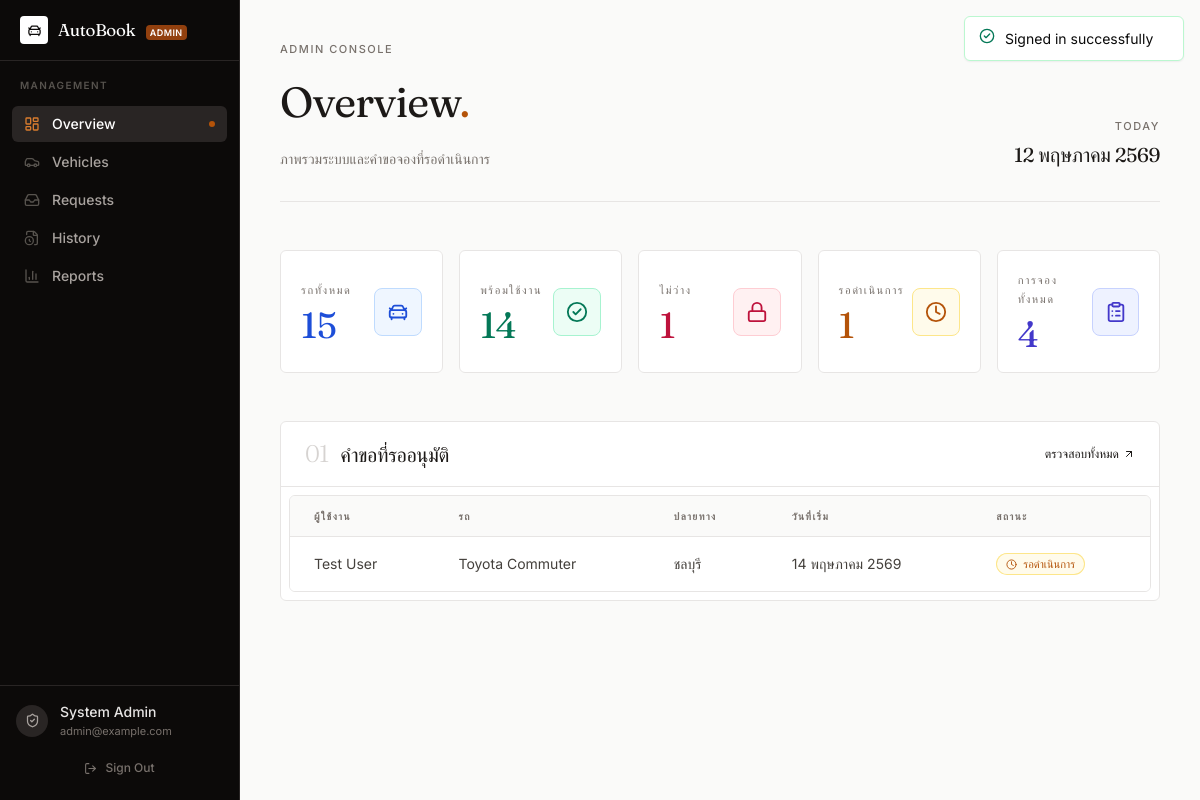
Page /admin/dashboard.php (signed in) on the committed database.
### tables this page shows
CREATE TABLE `users` (
  `id`         INT UNSIGNED NOT NULL AUTO_INCREMENT,
  `name`       VARCHAR(120)  NOT NULL,
  `email`      VARCHAR(160)  NOT NULL,
  `password`   VARCHAR(255)  NOT NULL,
  `role`       ENUM('admin','user') NOT NULL DEFAULT 'user',
  `phone`      VARCHAR(30)   DEFAULT NULL,
  `created_at` TIMESTAMP     NOT NULL DEFAULT CURRENT_TIMESTAMP,
  `updated_at` TIMESTAMP     NOT NULL DEFAULT CURRENT_TIMESTAMP ON UPDATE CURRENT_TIMESTAMP,
  PRIMARY KEY (`id`),
  UNIQUE KEY `uniq_users_email` (`email`)
);

CREATE TABLE `bookings` (
  `id`          INT UNSIGNED NOT NULL AUTO_INCREMENT,
  `user_id`     INT UNSIGNED NOT NULL,
  `car_id`      INT UNSIGNED NOT NULL,
  `start_date`  DATE         NOT NULL,
  `end_date`    DATE         NOT NULL,
  `destination` VARCHAR(255) NOT NULL,
  `reason`      TEXT         NOT NULL,
  `phone`       VARCHAR(30)  NOT NULL,
  `status`      ENUM('pending','approved','rejected','completed') NOT NULL DEFAULT 'pending',
  `admin_note`  TEXT         DEFAULT NULL,
  `created_at`  TIMESTAMP    NOT NULL DEFAULT CURRENT_TIMESTAMP,
  `updated_at`  TIMESTAMP    NOT NULL DEFAULT CURRENT_TIMESTAMP ON UPDATE CURRENT_TIMESTAMP,
  PRIMARY KEY (`id`),
  KEY `idx_bookings_user`   (`user_id`),
  KEY `idx_bookings_car`    (`car_id`),
  KEY `idx_bookings_status` (`status`),
  CONSTRAINT `fk_bookings_user` FOREIGN KEY (`user_id`) REFERENCES `users` (`id`) ON DELETE CASCADE,
  CONSTRAINT `fk_bookings_car`  FOREIGN KEY (`car_id`)  REFERENCES `cars`  (`id`) ON DELETE CASCADE
);

CREATE TABLE `cars` (
  `id`            INT UNSIGNED NOT NULL AUTO_INCREMENT,
  `name`          VARCHAR(120) NOT NULL,
  `license_plate` VARCHAR(40)  NOT NULL,
  `type`          VARCHAR(40)  NOT NULL,
  `seats`         SMALLINT UNSIGNED NOT NULL DEFAULT 4,
  `description`   TEXT         DEFAULT NULL,
  `image`         VARCHAR(255) DEFAULT NULL,
  `status`        ENUM('available','booked') NOT NULL DEFAULT 'available',
  `created_at`    TIMESTAMP    NOT NULL DEFAULT CURRENT_TIMESTAMP,
  `updated_at`    TIMESTAMP    NOT NULL DEFAULT CURRENT_TIMESTAMP ON UPDATE CURRENT_TIMESTAMP,
  PRIMARY KEY (`id`),
  UNIQUE KEY `uniq_cars_license` (`license_plate`)
);

### includes/db.php (called while the page is built, shortened)
<?php
function url(string $path = ''): string
{
    $path = '/' . ltrim($path, '/');
    return rtrim(BASE_URL, '/') . $path;
}
function e($value): string
{
    return htmlspecialchars((string) ($value ?? ''), ENT_QUOTES, 'UTF-8');
}

### includes/auth.php (called while the page is built, shortened)
<?php
require_once __DIR__ . '/db.php';
require_once __DIR__ . '/helpers.php';
function current_user(): ?array
{
    static $cache = null;
    if ($cache !== null) return $cache;
    global $pdo;
    $stmt = $pdo->prepare('SELECT id, name, email, role, phone FROM users WHERE id = ? LIMIT 1');
    $stmt->execute([$_SESSION['user_id']]);
    $row = $stmt->fetch();
    return $cache = $row;
}
function is_logged_in(): bool
{
    return current_user() !== null;
}
function require_login(): void
{
    if (!is_logged_in()) {
        header('Location: ' . url('/auth/login.php'));
        exit;
    }
}
function require_admin(): void
{
    require_login();
}

### admin/dashboard.php (the view, shortened to what this page needs)
<?php
$currentPage = 'overview';
require __DIR__ . '/_layout_start.php';
$stats = [
    'totalCars'       => (int) $pdo->query('SELECT COUNT(*) FROM cars')->fetchColumn(),
    'availableCars'   => (int) $pdo->query("SELECT COUNT(*) FROM cars WHERE status='available'")->fetchColumn(),
    'bookedCars'      => (int) $pdo->query("SELECT COUNT(*) FROM cars WHERE status='booked'")->fetchColumn(),
    'pendingRequests' => (int) $pdo->query("SELECT COUNT(*) FROM bookings WHERE status='pending'")->fetchColumn(),
    'totalBookings'   => (int) $pdo->query('SELECT COUNT(*) FROM bookings')->fetchColumn(),
];
$pending = $pdo->query("
    SELECT b.*, u.name AS user_name, c.name AS car_name
    FROM bookings b
    JOIN users u ON u.id = b.user_id
    JOIN cars  c ON c.id = b.car_id
    WHERE b.status='pending'
    ORDER BY b.created_at DESC
    LIMIT 5
")->fetchAll();
$today = thai_date(date('Y-m-d'));
function stats_card($title, $value, $icon, $tone) {
    $TONE = [
        'blue'    => ['icon' => 'bg-blue-50 text-blue-700 border-blue-200',         'val' => 'text-blue-700'],
        'emerald' => ['icon' => 'bg-emerald-50 text-emerald-700 border-emerald-200', 'val' => 'text-emerald-700'],
        'rose'    => ['icon' => 'bg-rose-50 text-rose-700 border-rose-200',         'val' => 'text-rose-700'],
        'amber'   => ['icon' => 'bg-amber-50 text-amber-700 border-amber-200',      'val' => 'text-amber-700'],
        'indigo'  => ['icon' => 'bg-indigo-50 text-indigo-700 border-indigo-200',   'val' => 'text-indigo-700'],
        'slate'   => ['icon' => 'bg-slate-100 text-slate-700 border-slate-200',     'val' => 'text-slate-700'],
    ];
    $t = $TONE[$tone] ?? $TONE['slate'];
    ?>
    <div class="surface flex items-center justify-between p-5 transition-shadow hover:shadow-md card-hover">
      <div>
        <p class="eyebrow mb-2"><?= e($title) ?></p>
        <p class="display-serif text-4xl leading-none <?= $t['val'] ?>"><?= e((string) $value) ?></p>
      </div>
      <div class="flex h-12 w-12 items-center justify-center rounded-lg border <?= $t['icon'] ?>">
        <i data-lucide="<?= e($icon) ?>" style="width:22px;height:22px"></i>
      </div>
    </div>
    <?php
}
?>
<div class="space-y-12">
  <header class="border-b border-stone-200 pb-8">
    <div class="flex flex-wrap items-end justify-between gap-6">
      <div>
        <p class="eyebrow">Admin Console</p>
        <h1 class="display-serif mt-2.5 text-[42px] leading-[0.95] text-stone-900">
          Overview<span class="text-copper-500">.</span>
        </h1>
        <p class="mt-3 max-w-xl text-sm text-stone-500">ภาพรวมระบบและคำขอจองที่รอดำเนินการ</p>
      </div>
      <div class="text-right">
        <p class="eyebrow">Today</p>
        <p class="display-serif mt-1.5 text-xl text-stone-900"><?= e($today['long']) ?></p>
      </div>
    </div>
  </header>
  <section>
    <div class="grid grid-cols-1 gap-4 sm:grid-cols-2 lg:grid-cols-5">
      <?php stats_card('รถทั้งหมด',      $stats['totalCars'],       'car-front',    'blue');    ?>
    </div>
  </section>
  <section class="surface">
    <header class="flex items-center justify-between border-b border-stone-200 px-6 py-4">
      <div class="flex items-baseline gap-3">
        <span class="section-number text-2xl text-stone-300">01</span>
        <h2 class="display-serif text-[20px] leading-none text-stone-900">คำขอที่รออนุมัติ</h2>
      </div>
      <a href="<?= e(url('/admin/requests.php')) ?>" class="group inline-flex items-center gap-1 text-xs font-medium text-stone-900">
        ตรวจสอบทั้งหมด
        <i data-lucide="arrow-up-right" class="transition-transform duration-300 group-hover:-translate-y-0.5 group-hover:translate-x-0.5" style="width:12px;height:12px"></i>
      </a>
    </header>
    <div class="p-2">
      <?php if (empty($pending)): ?>
        <div class="flex h-64 flex-col items-center justify-center text-center">
          <div class="mb-3 flex h-14 w-14 items-center justify-center rounded-full bg-slate-100 text-slate-400 ring-1 ring-slate-200">
            <i data-lucide="folder-search" style="width:26px;height:26px;stroke-width:1.5"></i>
          </div>
          <p class="text-sm font-medium text-slate-600">ไม่มีข้อมูลที่จะแสดง</p>
        </div>
      <?php else: ?>
        <div class="overflow-x-auto rounded-md border border-stone-200">
          <table class="min-w-full divide-y divide-stone-200">
            <thead class="bg-stone-50">
              <tr>
                <?php foreach (['ผู้ใช้งาน','รถ','ปลายทาง','วันที่เริ่ม','สถานะ'] as $h): ?>
                  <th class="whitespace-nowrap px-6 py-3 text-left text-[10px] font-semibold uppercase tracking-[0.14em] text-stone-500"><?= e($h) ?></th>
                <?php endforeach; ?>
              </tr>
            </thead>
            <tbody class="divide-y divide-stone-100 bg-white">
              <?php foreach ($pending as $b):
                $sd = thai_date($b['start_date']);
              ?>
                <tr class="transition-colors duration-150 hover:bg-stone-50">
                  <td class="whitespace-nowrap px-6 py-4 text-sm text-stone-700"><?= e($b['user_name']) ?></td>
                  <td class="whitespace-nowrap px-6 py-4 text-sm text-stone-700"><?= e($b['car_name']) ?></td>
                  <td class="whitespace-nowrap px-6 py-4 text-sm text-stone-700"><?= e($b['destination']) ?></td>
                  <td class="whitespace-nowrap px-6 py-4 text-sm text-stone-700"><?= e($sd['long']) ?></td>
                  <td class="whitespace-nowrap px-6 py-4 text-sm"><?= status_badge($b['status']) ?></td>
                </tr>
              <?php endforeach; ?>
            </tbody>
          </table>
        </div>
      <?php endif; ?>
    </div>
  </section>
</div>
<?php require __DIR__ . '/_layout_end.php'; ?>

### includes/sidebar.php (shortened to what this page needs)
<?php
$user        = $user        ?? current_user();
$currentPage = $currentPage ?? '';
$navigation = [
    ['name' => 'Overview',  'href' => url('/admin/dashboard.php'), 'icon' => 'layout-dashboard', 'key' => 'overview'],
    ['name' => 'Vehicles',  'href' => url('/admin/cars.php'),      'icon' => 'car',              'key' => 'cars'],
    ['name' => 'Requests',  'href' => url('/admin/requests.php'),  'icon' => 'inbox',            'key' => 'requests'],
    ['name' => 'History',   'href' => url('/admin/bookings.php'),  'icon' => 'file-clock',       'key' => 'history'],
    ['name' => 'Reports',   'href' => url('/admin/reports.php'),   'icon' => 'bar-chart-3',      'key' => 'reports'],
];
?>
<aside class="flex w-60 flex-col border-r border-stone-800 bg-stone-950 min-h-screen">
  <div class="flex items-center gap-2.5 border-b border-stone-800 px-5 py-4">
    <span class="flex h-7 w-7 items-center justify-center rounded bg-white text-stone-950">
      <i data-lucide="car-front" style="width:15px;height:15px"></i>
    </span>
    <div>
      <span class="display-serif text-[17px] leading-none text-white">AutoBook</span>
      <span class="ml-1.5 rounded px-1 py-0.5 text-[9px] font-semibold uppercase tracking-wider bg-copper-600 text-white">Admin</span>
    </div>
  </div>
  <nav class="flex-1 overflow-y-auto px-3 py-4 space-y-0.5">
    <p class="mb-3 px-2 text-[10px] font-semibold uppercase tracking-[0.14em] text-stone-600">Management</p>
    <?php foreach ($navigation as $item):
      $active = ($currentPage === $item['key']);
      $linkCls = $active
        ? 'bg-stone-800 text-white'
        : 'text-stone-400 hover:bg-stone-900 hover:text-stone-200';
      $iconCls = $active ? 'text-copper-400' : 'text-stone-600 group-hover:text-stone-400';
    ?>
      <a href="<?= e($item['href']) ?>"
         class="group flex items-center gap-3 rounded-md px-3 py-2 text-sm font-medium transition-colors <?= $linkCls ?>">
        <i data-lucide="<?= e($item['icon']) ?>" class="flex-shrink-0 <?= $iconCls ?>" style="width:16px;height:16px"></i>
        <?= e($item['name']) ?>
        <?php if ($active): ?>
          <span class="ml-auto h-1.5 w-1.5 rounded-full bg-copper-500"></span>
        <?php endif; ?>
      </a>
    <?php endforeach; ?>
  </nav>
  <div class="border-t border-stone-800 p-4">
    <div class="mb-3 flex items-center gap-3">
      <span class="flex h-8 w-8 flex-shrink-0 items-center justify-center rounded-full bg-stone-800 text-stone-400">
        <i data-lucide="shield-check" style="width:15px;height:15px"></i>
      </span>
      <div class="min-w-0">
        <p class="truncate text-sm font-medium text-stone-200"><?= e($user['name'] ?? 'Administrator') ?></p>
        <p class="truncate text-[11px] text-stone-500"><?= e($user['email'] ?? '') ?></p>
      </div>
    </div>
    <form method="post" action="<?= e(url('/auth/logout.php')) ?>">
      <button type="submit"
              class="flex w-full items-center justify-center gap-2 rounded-md px-3 py-2 text-xs font-medium text-stone-500 transition-colors hover:bg-stone-900 hover:text-stone-300">
        <i data-lucide="log-out" style="width:13px;height:13px"></i>
        Sign Out
      </button>
    </form>
  </div>
</aside>

### includes/helpers.php (shortened to what this page needs)
<?php
function status_badge(string $status): string
{
    $status = strtolower($status);
    $style  = STATUS_STYLES[$status] ?? STATUS_STYLES['completed'];
    $label  = STATUS_LABELS[$status] ?? $status;
    $icon   = STATUS_ICONS[$status]  ?? 'circle';
    return '<span class="inline-flex items-center rounded-full px-2.5 py-0.5 text-[11px] font-medium ring-1 ring-inset ' . $style . '">'
         . '<i data-lucide="' . $icon . '" class="mr-1.5 flex-shrink-0" style="width:11px;height:11px"></i>'
         . e($label)
         . '</span>';
}
function thai_date(string $dbDate): array
{
    $ts = strtotime($dbDate);
    $d = (int) date('j', $ts);
    $m = (int) date('n', $ts);
    $y = (int) date('Y', $ts) + 543;
    return [
        'day'   => (string) $d,
        'month' => THAI_MONTHS[$m],
        'year'  => (string) $y,
        'date'  => $d . ' ' . THAI_MONTHS[$m],
        'long'  => $d . ' ' . THAI_MONTHS_LONG[$m] . ' ' . $y,
    ];
}

### assets/css/style.css (style rules this page uses)
html { text-rendering: optimizeLegibility; -webkit-font-smoothing: antialiased; }
body { font-feature-settings: "cv11", "ss01"; }
:lang(th), [lang="th"] { line-height: 1.65; }
.surface { background: #fff; border: 1px solid #e7e5e4; border-radius: 0.375rem; }
.eyebrow { font-size: 11px; font-weight: 500; text-transform: uppercase; letter-spacing: 0.14em; color: #78716c; }
.display-serif { font-family: 'Fraunces', 'Sarabun', Georgia, serif; font-feature-settings: "ss01"; font-optical-sizing: auto; letter-spacing: -0.02em; }
.section-number { font-family: 'Fraunces', 'Sarabun', Georgia, serif; font-feature-settings: "tnum"; font-variant-numeric: tabular-nums lining-nums; font-weight: 300; letter-spacing: -0.04em; line-height: 1; }
.card-hover { transition: transform 0.4s cubic-bezier(0.16, 1, 0.3, 1), box-shadow 0.4s cubic-bezier(0.16, 1, 0.3, 1); }

### rows in the picture
users: name "System Admin", email "admin@example.com"
bookings: user.name "Test User", car.name "Toyota Commuter", destination "ชลบุรี", start_date "14 พฤษภาคม 2569", status "รอดำเนินการ"

### other values in the picture
$item['name'] "Overview"
$item['name'] "Vehicles"
$item['name'] "Requests"
$item['name'] "History"
$item['name'] "Reports"
$today['long'] "12 พฤษภาคม 2569"
$title "รถทั้งหมด พร้อมใช้งาน ไม่ว่าง รอดำเนินการ การจองทั้งหมด"
$value "15 14 1 1 4"
$h "ผู้ใช้งาน"
$h "รถ"
$h "ปลายทาง"
$h "วันที่เริ่ม"
$h "สถานะ"
